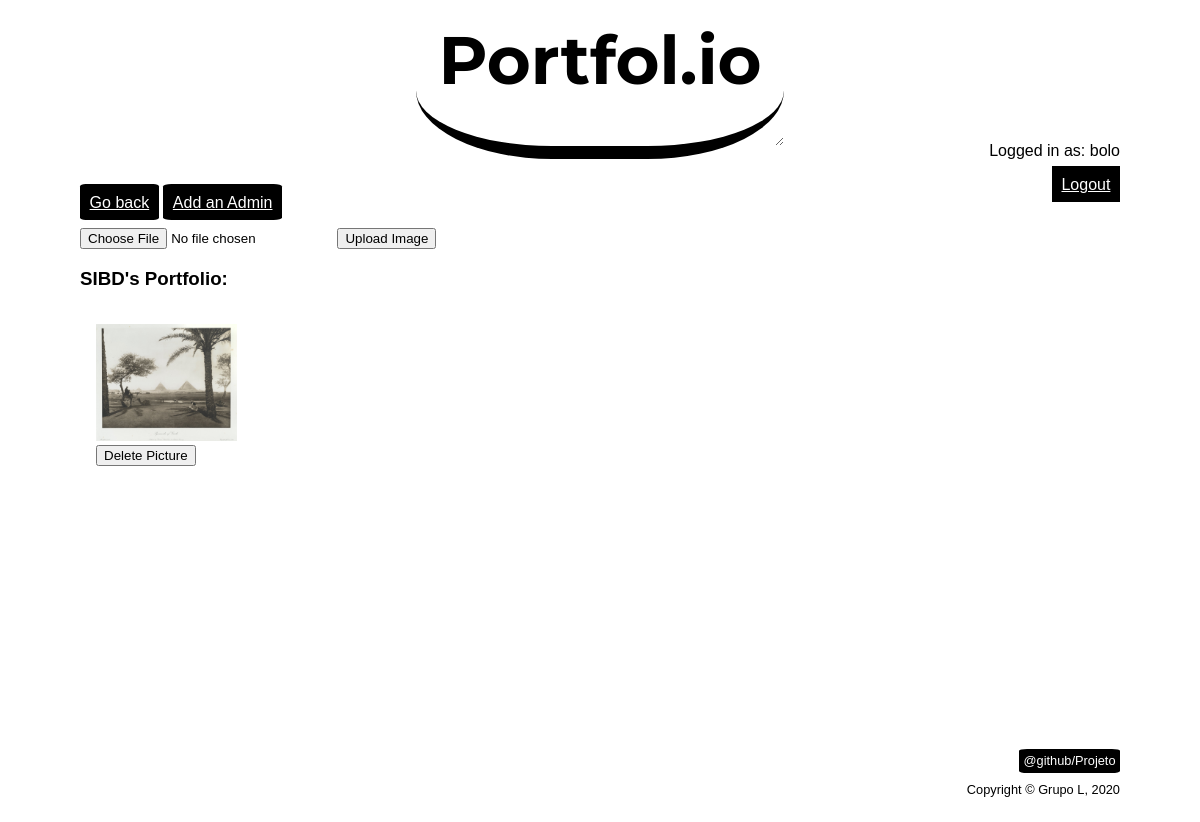
The app's page /pages/admin.php?subject=1 (signed in) with its own data.
### tables this page shows
CREATE TABLE subject (
    	id integer primary key autoincrement,
    	name text not null,
    	folder_path text,
        admin_id integer references student(id) not null,
        admin_sub1 integer references student(id),
        admin_sub2 integer references student(id),
        admin_sub3 integer references student(id),
        CONSTRAINT user_unique_error UNIQUE (name)
        CONSTRAINT user_unique_error UNIQUE (folder_path)
    );

CREATE TABLE photo (
        id integer primary key autoincrement,
        name text not null,
        subject_id integer references subject(id) not null,
        student_id integer references student(id) not null,
        created_at timestamp DEFAULT CURRENT_TIMESTAMP not null
    );

### database/subjects.php (called while the page is built, shortened)
<?php
    function getSubjectNameFromID($admin_id){
        global $db;
        $stmt= $db->prepare('SELECT name from subject where id = ?');
        $stmt->execute(array($admin_id));
        return ($stmt->fetchColumn());
    }
?>

### database/photos.php (called while the page is built, shortened)
<?php
    function getSubjectPhotos($subject_id) {
        global $db;
        $stmt= $db->prepare('SELECT * from photo where subject_id = ?');
        $stmt->execute(array($subject_id));
        return ($stmt->fetchAll());
    }
?>

### pages/admin.php (the view, shortened to what this page needs)
<?php
    include_once('../template/template.php');
    include_once('../database/connect.php');
    include_once('../database/subjects.php');
    include_once('../database/photos.php');
    $subject_id=$_GET['subject'];
    $subject_name=getSubjectNameFromID($subject_id);
    $result=getSubjectPhotos($subject_id);
?>
<!DOCTYPE html>
<html lang="en">
<head>
    <link href="../css/MainpageStyle.css" rel="stylesheet">
    <link href="../css/GalleryStyle.css" rel="stylesheet">
</head>
<body>
    <header>
        <h1><a href="../pages/user_mainpage.php"> Portfol.io</a></h1>
    </header>
    <div id="username">
        <p>Logged in as: <?= $_SESSION['username'] ?></p>
        <a href="../actions/ActionLogout.php">Logout</a>
    </div>
    <nav id="operations">
        <a href="user_mainpage.php" id="Back">Go back</a>
        <a href="../pages/admin_add.php?subject=<?php echo $subject_id ?>" id="Admin">Add an Admin</a>
    </nav>
    <form action="../actions/ActionUpload.php" method="post" enctype="multipart/form-data">
        <input type="file" name="photoToUpload" id = "photoToUpload">
        <input type="submit" value="Upload Image" name="submit">
    </form>
    <nav id="pictures">
        <h3><?php echo $subject_name ?>'s Portfolio:</h3>
        <ul>
            <?php foreach($result as $row) { ?>
                <li>
                    <a href="/pictures/<?php echo $subject_name ?>/<?php echo $row['name'] ?>"><img id="pics" src="../pictures/<?php echo $subject_name ?>/<?php echo $row['name'] ?>"  alt="Picture"></a>
                        <form action="../actions/ActionDeletePhoto.php" method="post" enctype="multipart/form-data">
                            <input type="submit" value="Delete Picture" name="admin">
                        </form>
                </li>
            <?php } ?>
        </ul>
    </nav>
</body>
</html>

### css/MainpageStyle.css (style rules this page uses)
body { font-family: Arial, Verdana, monospace; background-repeat: no-repeat; background-attachment: fixed; background-size: cover; background-position: auto; background-image: url(../img/portfolio4.png); -webkit-font-smoothing: antialiased; margin-left: 5em; margin-right: 5em; }
body > header { font-size: 2.1em; border-style: solid; flex-direction: column; text-align: center; border-bottom-width: 0.4em; margin-bottom: -1em; margin-right: 10em; margin-left: 10em; margin-top: -1em; border-top-width: 0; border-right-width: 0; border-left-width: 0; border-radius: 37%; resize: vertical; overflow: auto; font-family: 'Montserrat', sans-serif; display: flex; }
body > header h1 a:-webkit-any-link { color: black; cursor: pointer; text-decoration: none; }
#operations a { padding: 0.6em; background: rgb(0, 0, 0); color: #ffffff; border-radius: 7%; }
body > div { text-align: right; }
body > div#username a { padding: 0.6em; background: rgb(0, 0, 0); color: #ffffff; font-size: 1em; flex-direction: column; }

### css/GalleryStyle.css (style rules this page uses)
#pictures ul { display: grid; grid-template-columns: repeat(6, minmax(1px, 100%)); padding-left: 0; list-style: none; }
#pictures li { padding: 1em; margin-bottom: 1em; }
img#pics { max-width:100%; height:auto; transition: transform .4s; }

### records on screen
subject: name "SIBD"
photo: subject+name (picture)

### other values on screen
$_SESSION['username'] "bolo"
